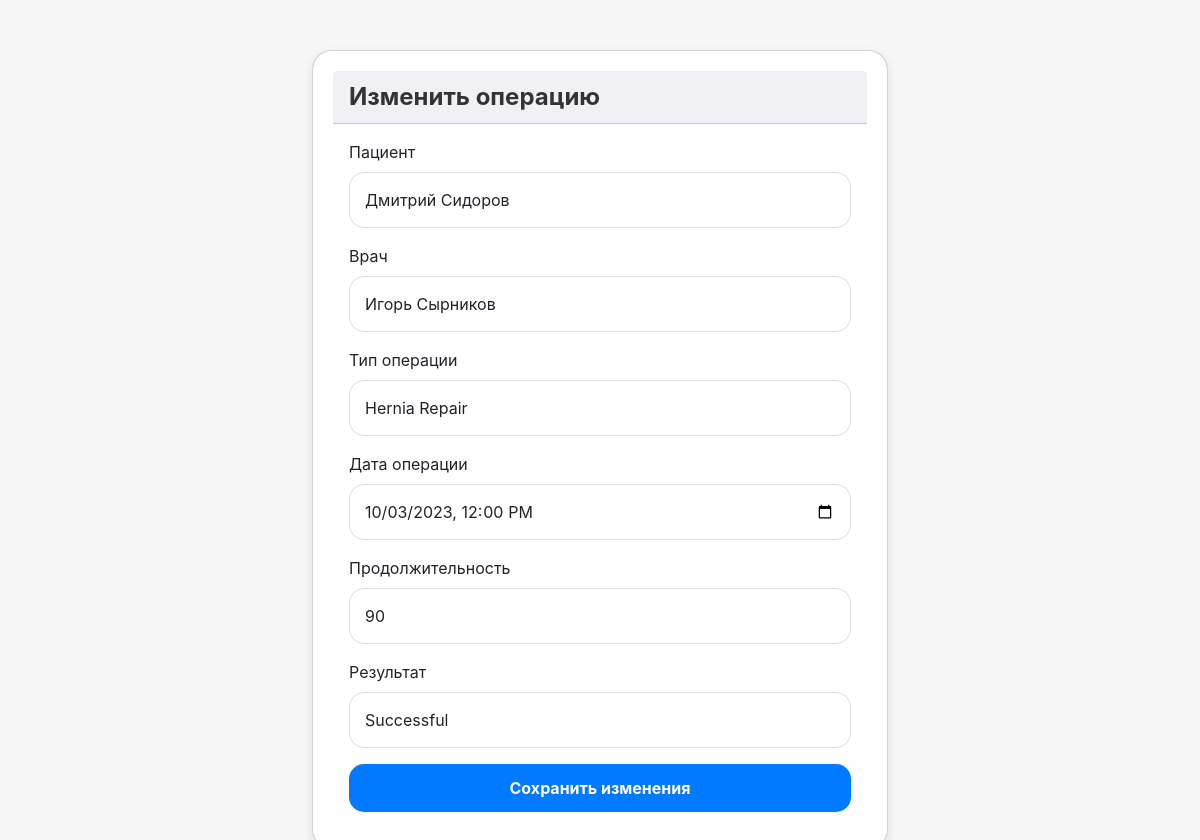
Screenshot of /edit_operation/3 with the database file from the repository.
### app/models.py (models this page shows)
class Operation(db.Model):
    __tablename__ = 'operations'
    operation_id = db.Column(db.Integer, primary_key=True)
    patient_id = db.Column(db.Integer, db.ForeignKey('patients.patient_id'), nullable=False)
    doctor_id = db.Column(db.Integer, db.ForeignKey('doctors.doctor_id'), nullable=False)
    operation_type = db.Column(db.String(100))
    operation_date = db.Column(db.DateTime, default=datetime.utcnow)
    duration = db.Column(db.Integer)
    outcome = db.Column(db.String(150))
    patient = db.relationship('Patient', backref='operations')
    doctor = db.relationship('Doctor', backref='operations')

class Patient(db.Model):
    __tablename__ = 'patients'
    patient_id = db.Column(db.Integer, primary_key=True)
    first_name = db.Column(db.String(50), nullable=False)
    middle_name = db.Column(db.String(50))  # Отчество
    last_name = db.Column(db.String(50), nullable=False)
    birth_date = db.Column(db.Date, nullable=False)
    gender = db.Column(db.String(10))
    address = db.Column(db.String(150))
    phone_number = db.Column(db.String(20))
    emergency_contact = db.Column(db.String(100))
    passport_series = db.Column(db.String(10))
    passport_number = db.Column(db.String(10))
    oms_number = db.Column(db.String(16), unique=True)
    room_id = db.Column(db.Integer, db.ForeignKey('rooms.room_id'))
    room = db.relationship('Room', backref='patients')

class Doctor(db.Model):
    __tablename__ = 'doctors'
    doctor_id = db.Column(db.Integer, primary_key=True)
    user_id = db.Column(db.Integer, db.ForeignKey('users.user_id'), nullable=False)
    first_name = db.Column(db.String(50), nullable=False)
    middle_name = db.Column(db.String(50))  # Отчество
    last_name = db.Column(db.String(50), nullable=False)
    specialization = db.Column(db.String(100), nullable=False)
    birth_date = db.Column(db.Date, nullable=False)
    phone_number = db.Column(db.String(20))
    department_id = db.Column(db.Integer, db.ForeignKey('departments.department_id'))
    user = db.relationship('User', backref=db.backref('doctor', uselist=False))
    department = db.relationship('Department', backref='doctors')

### app/operations.py (the view, shortened to what this page needs)
    @app.route('/edit_operation/<int:operation_id>', methods=['GET', 'POST'])
    def edit_operation(operation_id):
        operation = Operation.query.get_or_404(operation_id)
        patients = Patient.query.all()
        doctors = Doctor.query.all()
        return render_template('edit_operation.html', patients=patients, doctors=doctors,
                               operation=operation)

### app/operations.py (called while the page is built, shortened)
def edit_operation(app):
    @app.route('/edit_operation/<int:operation_id>', methods=['GET', 'POST'])
    def edit_operation(operation_id):
        operation = Operation.query.get_or_404(operation_id)
        patients = Patient.query.all()
        doctors = Doctor.query.all()
        return render_template('edit_operation.html', patients=patients, doctors=doctors,
                               operation=operation)

### app/templates/edit_operation.html (shortened to what this page needs)
<!DOCTYPE html>
<html lang="ru">
<head>
    <link rel="stylesheet" href="https://cdnjs.cloudflare.com/ajax/libs/bootstrap/5.3.0-alpha1/css/bootstrap.min.css">
</head>
<body>
<div class="container">
    <div class="card">
        <div class="card-header">
            Изменить операцию
        </div>
        <div class="card-body">
            <form method="POST">
                <div class="mb-3">
                    <label for="patient_id" class="form-label">Пациент</label>
                    <select class="form-control" id="patient_id" name="patient_id" required>
                        {% for patient in patients %}
                            <option value="{{ patient.patient_id }}" {% if patient.patient_id == operation.patient_id %}selected{% endif %}>{{ patient.first_name }} {{ patient.last_name }}</option>
                        {% endfor %}
                    </select>
                </div>
                <div class="mb-3">
                    <label for="doctor_id" class="form-label">Врач</label>
                    <select class="form-control" id="doctor_id" name="doctor_id" required>
                        {% for doctor in doctors %}
                            <option value="{{ doctor.doctor_id }}" {% if doctor.doctor_id == operation.doctor_id %}selected{% endif %}>{{ doctor.first_name }} {{ doctor.last_name }}</option>
                        {% endfor %}
                    </select>
                </div>
                <div class="mb-3">
                    <label for="operation_type" class="form-label">Тип операции</label>
                    <input type="text" class="form-control" id="operation_type" name="operation_type" required value="{{ operation.operation_type }}">
                </div>
                <div class="mb-3">
                    <label for="operation_date" class="form-label">Дата операции</label>
                    <input type="datetime-local" class="form-control" id="operation_date" name="operation_date" required value="{{ operation.operation_date }}">
                </div>
                <div class="mb-3">
                    <label for="duration" class="form-label">Продолжительность</label>
                    <input type="text" class="form-control" id="duration" name="duration" required value="{{ operation.duration }}">
                </div>
                <div class="mb-3">
                    <label for="outcome" class="form-label">Результат</label>
                    <input type="text" class="form-control" id="outcome" name="outcome" required value="{{ operation.outcome }}">
                </div>
                <button type="submit" class="btn btn-primary w-100">Сохранить изменения</button>
            </form>
        </div>
    </div>
</div>
</body>
</html>

### app/templates/edit_operation.html (style rules this page uses)
body { background-color: #f7f7f7; font-family: -apple-system, BlinkMacSystemFont, "San Francisco", "Helvetica Neue", sans-serif; color: #333; }
.container { margin-top: 50px; max-width: 600px; }
.form-control { border-radius: 15px; padding: 15px; border: 1px solid #ddd; background-color: #fff; }
.btn { border-radius: 15px; padding: 12px 25px; background-color: #007aff; border: none; color: #fff; font-weight: bold; }
.card { background-color: #ffffff; border-radius: 20px; box-shadow: 0 4px 12px rgba(0, 0, 0, 0.1); padding: 20px; }
.card-header { background-color: #f0f0f5; border-radius: 15px 15px 0 0; font-size: 1.5rem; color: #333; font-weight: bold; }

### rows the page displays
Operation: patient_id "Дмитрий Сидоров", doctor_id "Игорь Сырников", operation_type "Hernia Repair", operation_date "10/03/2023 12:00", duration "90", outcome "Successful"
